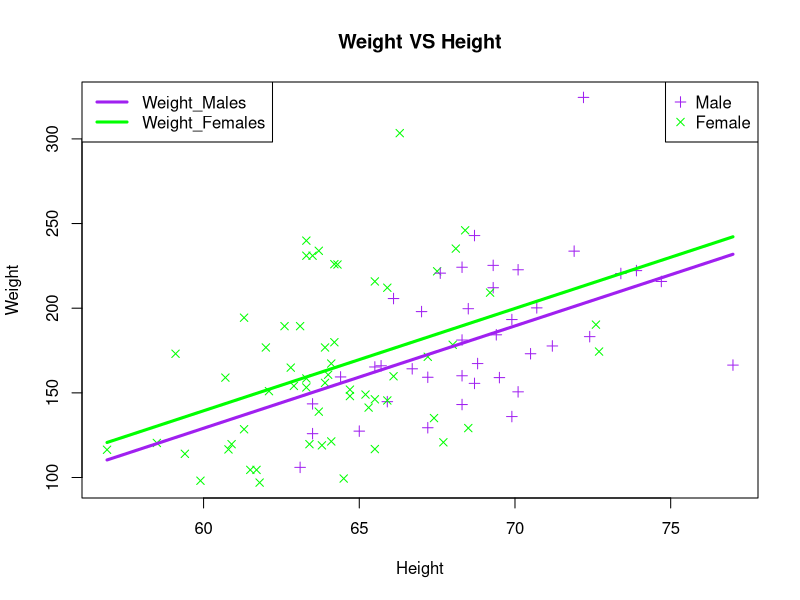

R code for this plot:
hanes<-read.csv('han.csv')
colors <- ifelse(hanes$gender == 'M', 'purple', 'green')
shapes <- ifelse(hanes$gender == 'M', 3, 4) 
plot(hanes$height, hanes$weight, col = colors, pch = shapes, 
     xlab = "Height", ylab = "Weight", 
     main = "Weight VS Height",
)
legend("topright", legend = c("Male", "Female"), pch = c(3, 4), col = c("purple", "green"))

hangind <- ifelse(hanes$gender == 'M', 1, 0)
hangmdl1 <- lm(weight ~ height + hangind, data = hanes)
summary(hangmdl1) 

coeffmdl1 <- coef(hangmdl1)
intcptmdl1 <- coeffmdl1[1]
slpmdl1 <- coeffmdl1[2]
geff <- coeffmdl1[3]
intcptmdl1
slpmdl1
geff
hran <- range(hanes$height)
weight_male <- intcptmdl1 + slpmdl1 * hran + geff
weight_female <- intcptmdl1 + slpmdl1 * hran
lines(hran, weight_male, col = "purple", lwd = 3)
lines(hran, weight_female, col = "green", lwd = 3)
legend("topleft",legend = c("Weight_Males", "Weight_Females"),lwd=c(3,3),col = c("purple", "green"))



